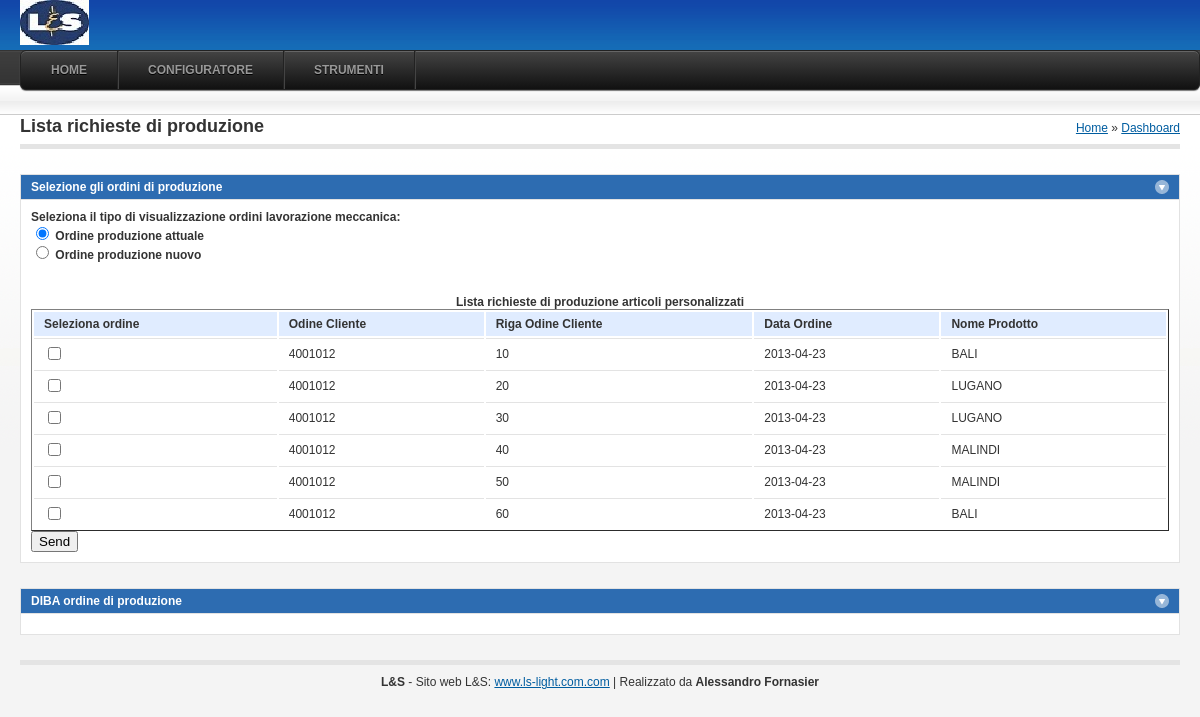
The app's page /ordini_produzione.php, older data.
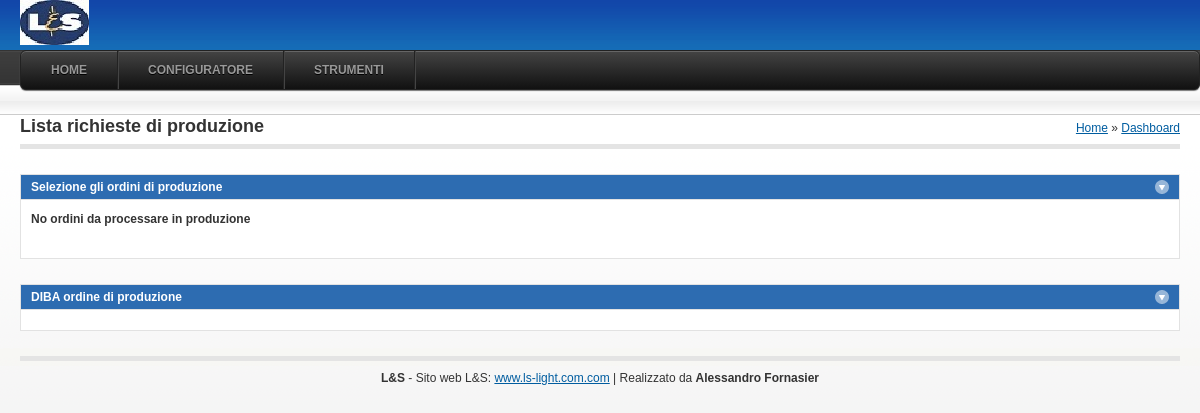
The same page, newer data.
### tables this page shows
CREATE TABLE IF NOT EXISTS `menu_sito` (
  `id` int(11) NOT NULL AUTO_INCREMENT COMMENT 'indice',
  `name` varchar(100) NOT NULL COMMENT 'titolo voce menu',
  `link` varchar(255) NOT NULL COMMENT 'link alla pagina',
  `parent` int(11) NOT NULL COMMENT 'link a id per determinare il nodo superiore',
  PRIMARY KEY (`id`)
);

CREATE TABLE IF NOT EXISTS `richieste_ordini_produzione` (
  `data_inserimento` date NOT NULL COMMENT 'data richiesta prodotto configurato',
  `numero_ordine_cliente` varchar(7) NOT NULL COMMENT 'numero ordine cliente registrato a sistema',
  `riga_ordine_cliente` int(11) NOT NULL COMMENT 'numero riga ordine cliente',
  `nome_prodotto` varchar(50) NOT NULL COMMENT 'prodotto lineare',
  `motore_led` varchar(2) NOT NULL COMMENT 'motore led utilizzato',
  `id_tipo_luce` int(11) NOT NULL COMMENT 'luce utilizzata',
  `id_accessorio` int(11) NOT NULL COMMENT 'Accessorio richiesto ',
  `lunghezza` varchar(7) NOT NULL COMMENT 'lunghezza richiesta',
  `codice_schermo` varchar(2) DEFAULT NULL COMMENT 'Codice schermo per il prodotto',
  `area_utile` int(11) NOT NULL COMMENT 'area utile per fare calcolare il numero di barre led o lunghezza reel',
  `codice_fissaggio` varchar(2) DEFAULT NULL COMMENT 'Codice tipo fissaggio per i prodotti che lo prevedono (es. Bali)',
  `quantita` smallint(6) NOT NULL COMMENT 'quantita richiesta',
  `codice_pf_finale` varchar(13) NOT NULL COMMENT 'codice PF che comparirà poi nell''ordine di produzione',
  `descrizione_pf` varchar(100) NOT NULL COMMENT 'Descrizione del codice articolo configurato',
  `descrizione_pf_breve` varchar(50) NOT NULL COMMENT 'Descrittivo breve da inserire nel descrittivo SAP',
  `riferimento_cliente` varchar(255) DEFAULT NULL COMMENT 'Riferimento ordine cliente per un determinato prodotto',
  `tensione_alimentazione` int(11) DEFAULT NULL COMMENT 'Tensione di alimentazione della barra led',
  `potenza_barra_led` float DEFAULT NULL COMMENT 'Potenza di alimentazione (W)',
  `num_led` int(11) DEFAULT NULL COMMENT 'Numero di led presenti nella barra led',
  `processato` tinyint(1) NOT NULL COMMENT 'Valore 1/0 se l''ordine è stato trasformato in ordine di produzione o meno',
  KEY `numero_ordine_cliente` (`numero_ordine_cliente`),
  KEY `data_inserimento` (`data_inserimento`),
  KEY `codice_fissaggio` (`codice_fissaggio`)
);

### Build_menu/function.inc.php (the view, shortened to what this page needs)
<?php
	include("../include/dbconfig.inc.php");
function generate_menu($parent){
    global $menu_array;
    if($parent == 0){
        $ul_value ='<ul id="menu">';
		$ul_value .="\n";
    } else {
		$ul_value='<ul>';
		$ul_value .="\n";
    }
    $has_childs = false;
    foreach($menu_array as $key => $value){
        if ($value['parent'] == $parent){
			if ($has_childs == false){
                $has_childs = true;
                echo $ul_value;
            }
            $valore = check_child($key);
            if($valore >=1){
                echo '<li><a href="#">' . $value['name'].'</a>';
			}else{
				if($value['link']=="" or empty($value['link'])){
					echo '<li><a href="#">' . $value['name'].'</a>';
					echo "\n\n";
				}else{
					echo '<li><a href="'.$value['link'] . '">' . $value['name'].'</a>';
				}
			}
            generate_menu($key);
			echo '</li>';
        }
    }
	if ($has_childs == true){
		echo'</ul>';
    }
}
	function check_child($index){
		global $dbh;
		$query=$dbh->query("SELECT count(id) as quanti FROM menu_sito where  parent='$index'");
		$data = $query->fetchAll();
		return $data[0]['quanti'];
	}
?>

### Template/head.php (shortened to what this page needs)
<!DOCTYPE html PUBLIC "-//W3C//DTD XHTML 1.0 Strict//EN" "http://www.w3.org/TR/xhtml1/DTD/xhtml1-strict.dtd">
	<html lang="it" xmlns="http://www.w3.org/1999/xhtml" xml:lang="it">
		<head>
			<link rel="stylesheet" type="text/css" href="css/style.css"  media="screen" />
			<link rel="stylesheet" type="text/css" href="css/table.css"  media="screen" />
			<link rel="stylesheet" type="text/css" href="css/form.css"   media="screen" />
			<link rel="stylesheet" type="text/css" href="css/menu/style3.css" media="screen" />
			<link rel="stylesheet" href="css/js_css.css" type="text/css" media="screen" />
			<link rel="stylesheet" type="text/css" href="css/stampa.css" media="print" />

### Template/chiudi_head.php
<?php
	function return_title($titolo){
		echo"
			<title>".$titolo." </title>
		</head>";
		}
?>

### ordini_produzione.php (shortened to what this page needs)
<?php
			include ("Template/head.php");
			include("include/dbconfig.inc.php");
			include ("Template/chiudi_head.php");
			return_title("Configuratore prodotti lineari - Lista ordini di produzione");
	?>
	<body >
		<div id="wrapper">
        	<?php
				include ("Template/header.php");
				include 'Build_menu/function.inc.php';
				$query = $dbh->query("SELECT * FROM menu_sito;");
				$rows=$query->fetchAll();
				foreach($rows as $row){
					$menu_array[$row['id']] = array('name' => $row['name'],'parent' => $row['parent'],'link'=>$row['link']);
				}
				echo "<div id='menu_sito'>";
				generate_menu(0);
				echo "</div>";
			?>
			<div id="main">
                <div id="main-header">
                        <h2 id="titolo-pagina">Lista richieste di produzione</h2>
                        <span class="breadcrumb" id="percorso"><a href="#">Home</a> &raquo; <a href="#">Dashboard</a> </span>
                </div>
                <div id="content">
					<div id="content-container">
                        <div class="box" id="elenco-ordini">
							<h3>Selezione gli ordini di produzione</h3>
								<div class="inside">
									<?php
										include("include/dbconfig.inc.php");
										include ('controller/enumerate_production.php');
									?>
								</div>
						</div>
						 <div class="box">
							<h3>DIBA ordine di produzione</h3>
								<div class="inside" >
								</div>
						</div>
					</div>
				</div>
			<?php
				include ("Template/footer.php");
			?>
			</div>
		</div>
	</body>
</html>

### Template/header.php
<?php
	echo "<div id=\"header\">
                <h1><a href=\"index.php\"><img alt=\"L&S logo\" src=\"images/logo2.jpg\" /></a></h1>
			</div>";
?>

### controller/enumerate_production.php
<?php
	$select=$dbh->query("	SELECT (numero_ordine_cliente) as Ordine_cliente, (riga_ordine_cliente)as Riga_ordine,(data_inserimento)as Data_ordine, nome_prodotto
							FROM richieste_ordini_produzione WHERE processato=0
							ORDER BY CAST(numero_ordine_cliente as SIGNED) asc, riga_ordine_cliente ASC;");
	$res=$select->fetchAll();
	if (count($res)>0){
		echo"
			<form id=\"aForm2\">
			<label>
			Seleziona il tipo di visualizzazione ordini lavorazione meccanica:<br/>
			<input type=\"radio\" name=\"tipo_view\" value=\"old\" checked> Ordine produzione attuale<br>
			<input type=\"radio\" name=\"tipo_view\" value=\"new\" > Ordine produzione nuovo<br>
			</label>
			<br/><br/>
			<table border=\"1\">
				<caption><strong> Lista richieste di produzione articoli personalizzati</strong></caption>
				<thead>
				<tr>
					<th>Seleziona ordine</th>
					<th>Odine Cliente</th>
					<th>Riga Odine Cliente</th>
					<th>Data Ordine</th>
					<th>Nome Prodotto</th>
				</tr>
				</thead>
				<tbody>
			";
			foreach ($res as $row){
				echo "<tr>";
				echo "<td><input type=\"checkbox\" name=\"ordine_produzione[]\" value='".$row['Ordine_cliente']."-".$row['Riga_ordine']."' ></td>
						<td>".$row['Ordine_cliente']."</td>
						<td>".$row['Riga_ordine']."</td>
						<td>".$row['Data_ordine']."</td>
						<td>".$row['nome_prodotto']."</td>";
				echo "</tr>";
			}
		echo"	</tbody>
				</table>
				<input type=\"button\" name=\"Send\" value=\"Send\" onclick=\"javascript: formget(this.form, 'controller/esegui_produzione.php','output');\">
				</form>
		";
	}else{
		echo "<p><strong>No ordini da processare in produzione</strong> </p>";
	}
?>

### Template/footer.php
<?php
echo "
        <div id=\"footer\">
                <p><strong>L&amp;S</strong> - Sito web L&amp;S: <a href=\"http://www.ls-light.com\">www.ls-light.com.com</a> | Realizzato da <strong>Alessandro Fornasier</strong></p>
        </div>"
?>

### css/style.css (style rules this page uses)
body, html, div, blockquote, img, label, p, h1, h2, h3, h4, h5, h6, pre, ul, ol, li, dl, dt, dd, form, a, fieldset, th, td { margin: 0; padding: 0; border: 0; outline: none; }
h1, h2, h3, h4, h5, h6 { font-size: 100%; padding: 0; margin: 0; }
ul, ol { list-style: none; }
body { background: #f4f4f4 url(../images/background.gif) repeat-x; font: 12px normal Verdana, Arial, Helvetica, sans-serif; color: #333; text-align: left; }
a { color: #005da0; }
#wrapper { margin: 0 auto; min-width: 760px; max-width: 1280px; }
#header { margin: 0 20px; height: 50px; clear: both; }
#header h1 { float: left; line-height: 50px; height: 50px; }
#header h1 a { font-size: 18px; color: #fff; text-decoration: none; }
#menu_sito { margin-top:-60px; margin-left:20px; width: auto; height:41px; position: static; -webkit-box-sizing: border-box; -moz-box-sizing: border-box; box-sizing: border-box; }
#main { padding: 25px 0 0 0; margin: 0 20px; display: block; position: relative; height: 100%; }
#main-header { padding: 0 0 28px; margin: 0 0 25px; border-bottom: 5px solid #e4e4e4; }
#main-header h2 { float: left; font-size: 18px; }
.breadcrumb { float: right; margin-top: 5px; }
#content-container { float: left; width: 100%; margin-right: -200px; }
#content h3, #sidebar h3 { background: #2d6cb1 url(../images/toggle.gif) no-repeat right 50%; color: #fff; font-size: 12px; padding: 5px 10px; cursor: pointer; border-bottom: 1px solid #e2e2e2; display: block; }
.box, .boxed { display: block; margin: 0 0 25px 0; border: 1px solid #e2e2e2; display: block; overflow: hidden; clear: both; height: 100%; }
.inside { border-top: none; padding: 10px; background: #fff; display: block; }
.inside p { line-height: 18px; margin: 0 0 20px 0; }
#footer { clear: both; width: 100%; border-top: 5px solid #e4e4e4; padding: 10px 0 0 0; margin: 0 0 25px; text-align: center; }
#footer p { margin: 0 0 5px 0; }
span { cursor:hand; }

### css/menu/style3.css (style rules this page uses)
#menu, #menu ul { margin: 0; padding: 0; list-style: none; }
#menu { width: auto; height: auto; margin: 60px auto; border: 1px solid #222; background-color: #111; background-image: -moz-linear-gradient(#444, #111); background-image: -webkit-gradient(linear, left top, left bottom, from(#444), to(#111)); background-image: -webkit-linear-gradient(#444, #111); background-image: -o-linear-gradient(#444, #111); background-image: -ms-linear-gradient(#444, #111); background-image: linear-gradient(#444, #111); -moz-border-radius: 6px; -webkit-border-radius: 6px; border-radius: 6px; -moz-box-shadow: 0 1px 1px #777, 0 1px 0 #666 inset; -webkit-box-shadow: 0 1px 1px #777, 0 1px 0 #666 inset; box-shadow: 0 1px 1px #777, 0 1px 0 #666 inset; }
#menu:before, #menu:after { content: ""; display: table; }
#menu:after { clear: both; }
#menu { zoom:1; }
#menu li { float: left; border-right: 1px solid #222; -moz-box-shadow: 1px 0 0 #444; -webkit-box-shadow: 1px 0 0 #444; box-shadow: 1px 0 0 #444; position: relative; }
#menu a { float: left; padding: 12px 30px; color: #999; text-transform: uppercase; font: bold 12px Arial, Helvetica; text-decoration: none; text-shadow: 0 1px 0 #000; }
@media screen and (min-width: 600px) { #menu { display: block !important; } }

### css/stampa.css (style rules this page uses)
body { background: white; font-size: 76%; !ho omesso il pt mantengo, eventualmente mettere 12pt; }
#navigation,#footer,#sub-nav,#elenco-ordini,#percorso,#titolo-pagina { display:none; }
#content { width: auto; border: 0; margin: 0 5%; padding: 0; float: none !important; text-align:justify; color: black; background: transparent none; }
#header { padding-bottom: 1em; border-bottom: 1px solid #930; }
a:link, a:visited { color: #520; background: transparent; font-weight: bold; text-decoration: underline; }
th { font-family:Arial; color:black; background-color:lightgrey; }

### css/table.css (style rules this page uses)
table { background: #fff; }
table { background-color: #fff; margin: 0; padding: 0; width: 100%; text-align: left; }
table th { padding: 5px 10px; border-width: 1px 0 0 0; background: #e0ecff; font-weight: bold; line-height: 120%; text-align: left; }
table td { padding: 5px 10px; border: 1px #E3E3E3 solid; border-width: 1px 0 0 0; background: #fff; text-align: left; }

### css/form.css (style rules this page uses)
form { clear: both; }
label { font-weight: bold; display: block; margin: 0 0 5px 0; }

Row changes from the older to the newer data that the page shows:
removed richieste_ordini_produzione: numero_ordine_cliente "4001012", riga_ordine_cliente "10", data_inserimento "2013-04-23", nome_prodotto "BALI"
removed richieste_ordini_produzione: numero_ordine_cliente "4001012", riga_ordine_cliente "20", data_inserimento "2013-04-23", nome_prodotto "LUGANO"
removed richieste_ordini_produzione: numero_ordine_cliente "4001012", riga_ordine_cliente "30", data_inserimento "2013-04-23", nome_prodotto "LUGANO"
removed richieste_ordini_produzione: numero_ordine_cliente "4001012", riga_ordine_cliente "40", data_inserimento "2013-04-23", nome_prodotto "MALINDI"
removed richieste_ordini_produzione: numero_ordine_cliente "4001012", riga_ordine_cliente "50", data_inserimento "2013-04-23", nome_prodotto "MALINDI"
removed richieste_ordini_produzione: numero_ordine_cliente "4001012", riga_ordine_cliente "60", data_inserimento "2013-04-23", nome_prodotto "BALI"
Text that changed along with them:
form field tipo_view: "☑ Seleziona il tipo di visualizz" → (not shown)
form field tipo_view: "☐" → (not shown)
form field Send: "Send" → (not shown)
text no longer shown: "Seleziona il tipo di visualizzazione ordini lavorazione meccanica: Ordine produzione attuale Ordine produzione nuovo Lista richieste di produzione articoli personalizzati Seleziona ordine Odine Cliente Riga Odine Cliente Data Ordine Nome Prodotto"
text now shown: "No ordini da processare in produzione"
